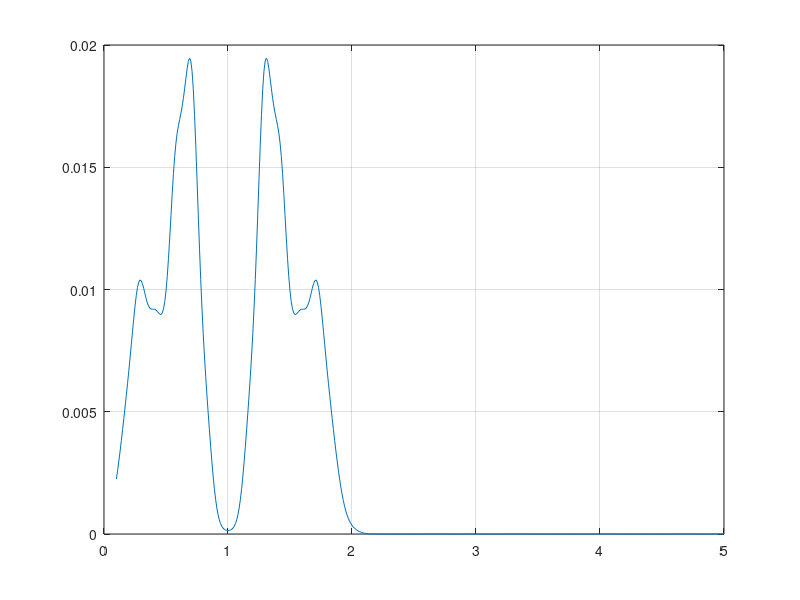

This chart was generated by the following MATLAB code:

clearvars
v_ph = 1.361104539023962e+06;
v_ph_c = 1.403390237821211e+06;
Z0 = 49.359588669802015;
Z_c = 2.202127166858337e+02;
L_tot_c = 1.569148129658632e-04;
L_tot = 3.626436269560705e-05;




w0 = 1+0.1i;
g = 0.3;

N = 11;
n = N^2;

H = w0*eye(n);

idx = @(i,j) i + N*(j-1);
for i=1:N
    for j = 1:N
        if i<N
        H(idx(i,j), idx(i+1,j)) = g;
        end
        if i>1
        H(idx(i,j), idx(i-1,j)) = g;
        end
        if j<N
        H(idx(i,j), idx(i,j+1)) = g;
        end
        if j>1
        H(idx(i,j), idx(i,j-1)) = g;
        end
    end
end

%%

 w = 0.1:0.01:5;
 T = zeros(length(w),n,n);
 
for i=1:length(w) 
    mat = inv(w(i)*eye(length(H)) - H);
    T(i,:,:) = mat;

    
end

plot(w, abs(T(:,idx(6,1), idx(11,N))).^2)
grid on
    

